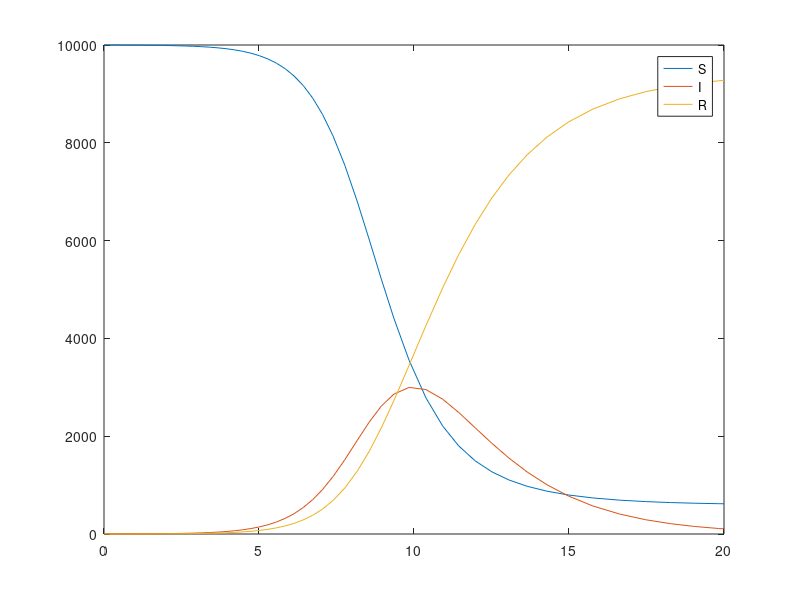

MATLAB code to generate this figure:
clear;

sir = @(t,x,c,i,N,D)[-x(1) * x(2) * c * i/N;          ...
                      x(1) * x(2) * c * i/N - x(2)/D; ...
                      x(2)/D];
                
[t, stocks] = ode23(sir,       ... % Function containing net flows
                   [0 20],     ... % Time vector (start & finish)
                   [9999 1 0], ... % State vector (SIR)
                   odeset(),   ... % MATLAB options
                   6,          ... % Average contacts/person
                   0.25,       ... % Probability of infection
                   10000,      ... % Total population
                   2);             % Recovery delay
               
plot(t, stocks), legend('S','I','R');
               

